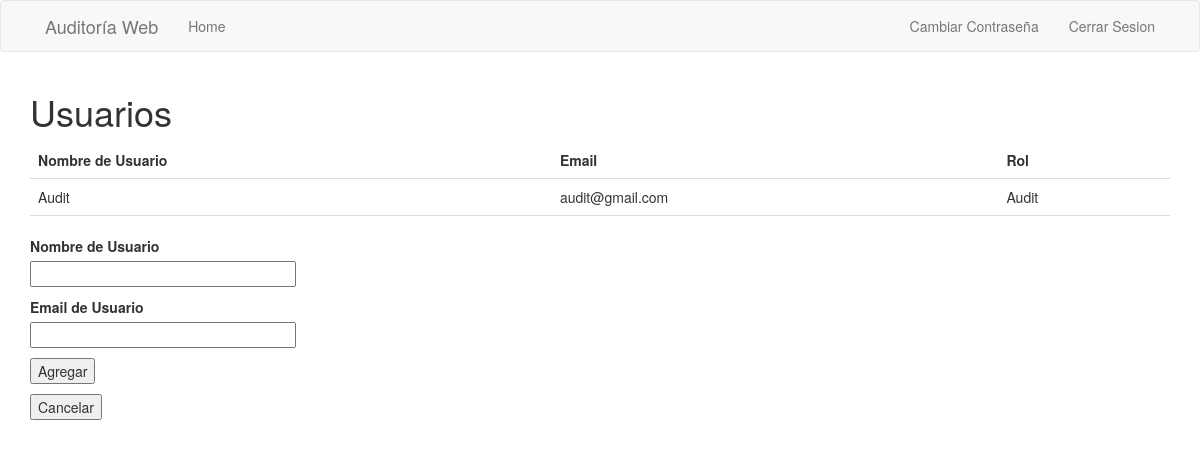
Page /audits (signed in) on the earlier database version.
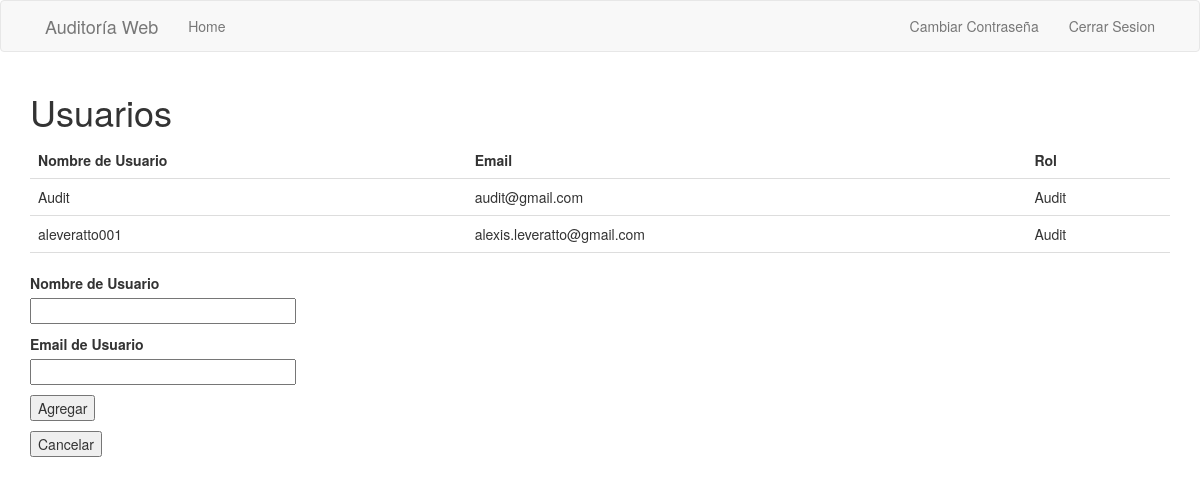
Same page on the later database version.
### app/models.py (models this page shows, shortened)
class User(UserMixin, db.Model):
    id = db.Column(db.Integer, primary_key=True)
    username = db.Column(db.String(64), index=True, unique=True, nullable=False)
    client_name = db.Column(db.String(64))
    email = db.Column(db.String(120), index=True, unique=True)
    password_hash = db.Column(db.String(128))
    hashCode = db.Column(db.String(120))
    role = db.Column(db.String(50), unique=False)
    contract = db.relationship("Contract", backref="client", lazy="dynamic")
    balance = db.relationship("Balance", backref="user", lazy="dynamic")

### app/routes.py (the view)
@app.route("/audits", methods=["GET", "POST"])
@login_required
def audits():
    form = AddAuditForm()
    audits = User.query.filter_by(role="Audit").all()
    if form.validate_on_submit():
        audit = User(username=form.username.data, email=form.email.data)
        audit.set_password("audit")
        audit.set_role("Audit")
        db.session.add(audit)
        db.session.commit()
    if form.cancel.data:
        return render_template("admin_page.html")
    return render_template("audits.html", form=form, audits=audits)

### app/forms.py
class AddAuditForm(FlaskForm):
    username = StringField(_l("Nombre de Usuario"), validators=[DataRequired()])
    email = StringField(_l("Email de Usuario"), validators=[DataRequired()])
    submit = SubmitField(_l("Agregar"))
    cancel = SubmitField(_l("Cancelar"))

### app/models.py (called while the page is built)
@login.user_loader
def load_user(id):
    return User.query.get(int(id))

### app/templates/audits.html (shortened to what this page needs)
{% extends "base.html" %}
{% block app_content %}
<head>
</head>
<h1>{{_('Usuarios') }}</h1>
<table style="width:100%">
    <tr>
        <th>{{ _('Nombre de Usuario') }}</th>
        <th>{{ _('Email') }}</th>
        <th>{{ _('Rol') }}</th>
    </tr>
    <tbody>
        {% for audit in audits %}
        <tr>
            <td title="{{ audit.username }}">{{ audit.username }}</td>
            <td title="{{ audit.email }}">{{ audit.email }}</td>
            <td title="{{ audit.role }}">{{ audit.role }}</td>
        </tr>
        {% endfor %}
    </tbody>
</table>
<br>
<form action="" method="POST" novalidate>
    <p>
        {{ form.username.label }}<br>
        {{ form.username(size=32) }}<br>
    </p>
    <p>
        {{ form.email.label }}<br>
        {{ form.email(size=32) }}<br>
    </p>
    <p>{{ form.submit() }}</p>
    <p>{{ form.cancel() }}</p>
</form>
{% endblock %}

### app/templates/base.html (shortened to what this page needs)
{% extends 'bootstrap/base.html' %}
{% block navbar %}
  <nav class="navbar navbar-default">
    <div>
      <div class="container">
        <div class="navbar-header">
            <a class="navbar-brand" href="{{ url_for('index') }}">{{ _('Auditoría Web') }}</a>
        </div>
        <div class="collapse navbar-collapse" id="bs-example-navbar-collapse-1">
            <ul class="nav navbar-nav">
                <li><a href="{{ url_for('index') }}">Home</a></li>
            </ul>
            <ul class="nav navbar-nav navbar-right">
              {%if current_user.is_anonymous %}
                <li><a href="{{ url_for('login') }}">{{ ('Iniciar Sesion') }}</a></li>
              {% else %}
                <li><a href="{{ url_for('change') }}">{{ _('Cambiar Contraseña') }}</a></li>
                <li><a onclick="ConfirmCloseSession(this)">{{ _('Cerrar Sesion') }}</a></li>
              {% endif %}
            </ul>
        </div>
      </div>
    </div>
  </nav>
{% endblock %}
{% block content %}
<div class="container">
  {% block app_content %}{% endblock %}
</div>
{% endblock %}

### app/templates/audits.html (style rules this page uses)
table { border-collapse: collapse; width: 100%; }
th, td { padding: 8px; text-align: left; border-bottom: 1px solid #ddd; }

Differences in the rows shown:
added User: username "aleveratto001", email "alexis.leveratto@gmail.com", role "Audit"
